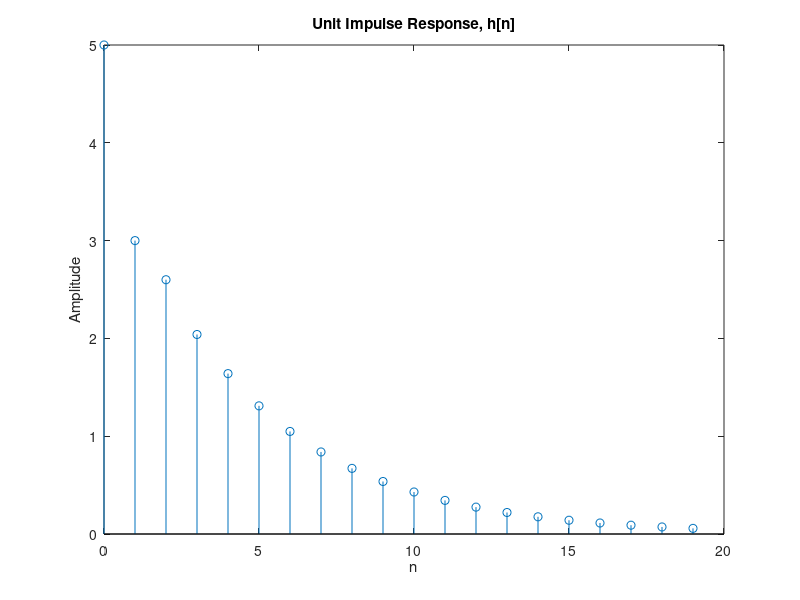

This figure's MATLAB source:
clc; close all; clear all; N = 20;
b = [5 0 0];
a = [1 -0.6 -0.16];
f = [1, zeros(1,N-1)]; % generation of unit impulse ?[n]
h = filter(b, a, f); % input to the system is ?[n]; output is impulse response h[n]
n = 0: 1: N-1;
stem(n, h);
title('Unit Impulse Response, h[n]'), xlabel('n'), ylabel('Amplitude');